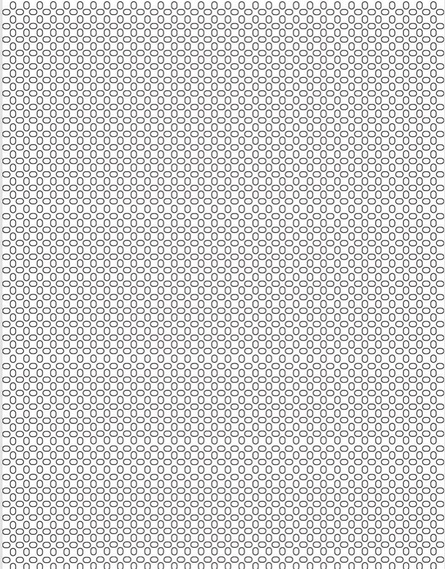
#> input picture images/scheme_empty.jpg, 445 x 569 px, shrunk from 715 x 914 before the run
$ jupyter execute --allow-errors opencv.ipynb
#> lines starting #> are read from the running program, lines starting #| are printed output that depends on the picture; after the words box and inside, x2 and y2 are one past the last pixel; in counts of white or black regions, pixels touching at a corner belong together
[cell 1]
import cv2
import numpy as np
from matplotlib import pyplot as plt

# https://pyimagesearch.com/2015/12/07/local-binary-patterns-with-python-opencv/
# https://www.geeksforgeeks.org/create-local-binary-pattern-of-an-image-using-opencv-python/
# https://docs.opencv.org/4.x/dc/ddd/group__line__descriptor.html

[cell 2]
def plot_image(image: np.ndarray,
               title='{Title}',
               figsize=(15, 10),
               cmap='gray',
               hide_axis=True):

    plt.figure(figsize=figsize)
    plt.title(title)
    plt.imshow(image, cmap=cmap)
    if hide_axis:
        plt.axis('off')
    plt.show()

[cell 3]
def read_img(file_path: str, grayscale: bool = True) -> np.ndarray:
#> called with file_path = 'images/scheme_empty.jpg', grayscale = True
    flags = cv2.IMREAD_GRAYSCALE if grayscale else None
    image = cv2.imread(file_path, flags)
#> image: shape (569, 445); min 70, max 255, mean 210.2

    # Check if image is loaded properly
    if image is None:
        raise ValueError("Image not loaded properly. Check the path and file format.")
    return image

# Extract Pattern

[cell 4]
scheme_image_path = 'images/scheme_empty.jpg'
scheme_example_image_path = 'images/scheme_example.png'
tanjiro_image_path = 'images/Tanjiro.png'

## Raw Scheme

[cell 5]
scheme_image = read_img(scheme_image_path)
plot_image(scheme_image, 'Raw Scheme')

[cell 6]
scheme_image.shape
#> Out = (569, 445)

## Binary Scheme

[cell 7]
_, binary_image = cv2.threshold(scheme_image, 0, 255, cv2.THRESH_OTSU)
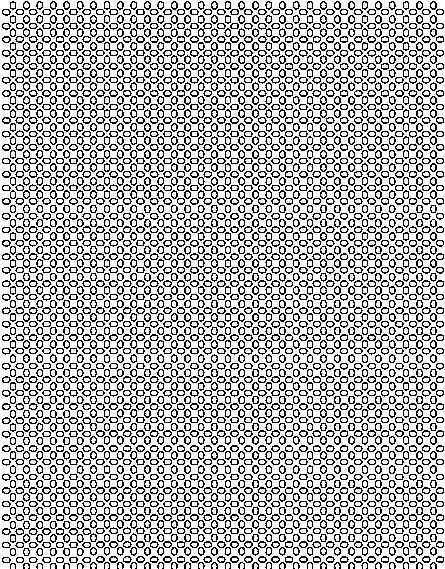
#> binary_image: shape (569, 445); 69.9% white; black in thin lines or dots
plot_image(binary_image, 'Binary Scheme')

## Extract Pattern

[cell 8]
# Высота
n_row_from = 1
n_row_to = 38 + n_row_from # y axis

# Ширина
n_col_from = 2 # x axis
n_col_to = 38 + n_col_from

pattern = binary_image[
    n_row_from:n_row_to,
    n_col_from:n_col_to
].copy()
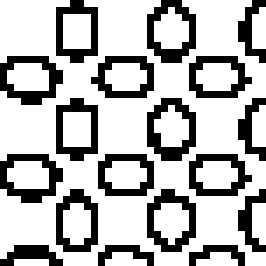
#> pattern: shape (38, 38) (shown 7 times larger); 71.6% white; black in thin lines or dots


fill_value = 0

# pattern[0, :] = fill_value # first row, all cols
# pattern[-1, :] = fill_value # last row, all cols

# pattern[:, 0] = fill_value # all rows, first col
# pattern[:, -1] = fill_value # all rows, last col


plot_image(pattern, 'Pattern', figsize=(5, 5))

## Find contours

#> (a cell that did not finish here is left out)

[cell 10]
contours = cv2.findContours(pattern.copy(),
                            cv2.RETR_LIST,
                            cv2.CHAIN_APPROX_SIMPLE)
#> contours = 27 contours, 18 with area under 20; largest, box (x1, y1, x2, y2) and area: (0, 0, 38, 38) 992, (20, 13, 29, 24) 62, (20, 26, 29, 37) 61, (7, 13, 15, 24) 58, (7, 26, 15, 37) 57

contours = contours[0] if len(contours) == 2 else contours[1]


# cnt = contours[2]
# contour_color = (123, 123, 123)
contour_color = 0 #(123, 123, 123)

# rendered_contours = pattern.copy()

for i, c in enumerate(contours):
    rendered_contours = cv2.drawContours(pattern.copy(), [c], 0, contour_color , -1)
    plot_image(rendered_contours, f'Contour  #{i}', figsize=(4,4))
#> this loop made 27 passes
#> c on passes 1, 4, 14, 15, 24, 25: [[2, 37], [6, 37]], [[36, 29], [36, 33], [37, 34], [37, 29]], [[9, 16], [9, 20], [12, 20], [12, 16]], [[37, 15], [36, 16], [36, 20], [37, 20]], [[9, 2], [9, 6], [12, 6], [12, 2]], [[37, 1], [36, 2], [36, 6], [37, 6]]
#> pass 1, `rendered_contours = cv2.drawContours(pattern.copy(), [c], 0, contour_c..`:
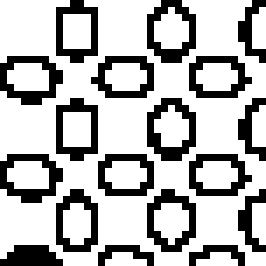
#> rendered_contours: shape (38, 38) (shown 7 times larger); 71.3% white; black in thin lines or dots
#> pass 2, `rendered_contours = cv2.drawContours(pattern.copy(), [c], 0, contour_c..`:
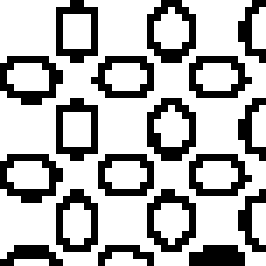
#> rendered_contours: shape (38, 38) (shown 7 times larger); 71% white; black in thin lines or dots
#> pass 3, `rendered_contours = cv2.drawContours(pattern.copy(), [c], 0, contour_c..`:
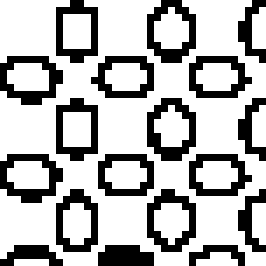
#> rendered_contours: shape (38, 38) (shown 7 times larger); 71% white; black in thin lines or dots
#> after the loop:
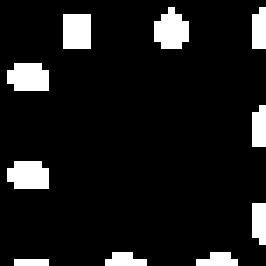
#> rendered_contours: shape (38, 38) (shown 7 times larger); 9.7% white; 10 white regions (6 under 20 px), largest, box (x1, y1, x2, y2) and area: (22, 1, 27, 7) 22, (1, 9, 7, 13) 21, (1, 23, 7, 27) 21, (9, 2, 13, 7) 20

## Get proportions

### Bead shape

[cell 11]
pattern

[cell 12]
selected_contour = contours[3]
#> selected_contour = [[36, 29], [36, 33], [37, 34], [37, 29]]
bead = selected_contour.squeeze()
#> bead = [[36, 29], [36, 33], [37, 34], [37, 29]]
bead_x =  bead[:,0]
#> bead_x = [36, 36, 37, 37]
bead_y =  bead[:,1]
#> bead_y = [29, 33, 34, 29]

[cell 13]
x_min = bead_x.min()
#> x_min = 36
x_max = bead_x.max()
#> x_max = 37

y_min = bead_y.min()
#> y_min = 29
y_max = bead_y.max()
#> y_max = 34

[cell 14]
x_max - x_min, y_max - y_min
#> Out = (1, 5)

[cell 15]
ellipse_prop = (y_max - y_min) / (x_max - x_min)
#> ellipse_prop = 5
ellipse_prop
#> Out = 5

[cell 16]
parray = np.full((x_max - x_min, y_max - y_min), fill_value=(9), dtype=np.uint8)
#> parray = [[9, 9, 9, 9, 9]]
parray

plot_image(parray, figsize=(4,4))
#> in plot_image (call 31), `plt.show()`:
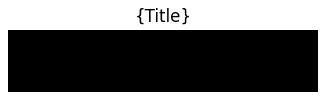
#> figure drawn by matplotlib, 1 panel

[cell 17]
parray
#> Out = [[9, 9, 9, 9, 9]]

[cell 18]
rendered_contours = cv2.drawContours(parray.copy(), [selected_contour], 0, contour_color , 1)
#> rendered_contours = [[9, 9, 9, 9, 9]]

[cell 19]
plot_image(rendered_contours, figsize=(4,4))

## Draw Elliptic bead

[cell 20]
c_x = pattern.shape[0] // 2 - 1
#> c_x = 18
c_y = pattern.shape[0] // 4 - 2
#> c_y = 7
center = (c_x, c_y)
#> center = (18, 7)

scale = 5
size = 2
e_x = int(size * scale // 2)
e_y = int(size * ellipse_prop * scale // 2)
#> e_y = 25

axes = (10, 5)
axes = (e_x, e_y)
#> axes = (5, 25)


ellipse = cv2.ellipse(
    img=pattern.copy(),
    center=center,
    axes=axes,
    angle=0,
    startAngle=0,
    endAngle=360,
    color=(123, 123, 123)
)
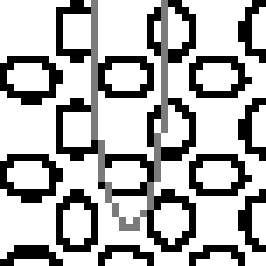
#> ellipse: shape (38, 38) (shown 7 times larger); min 0, max 255, mean 181.6

plot_image(ellipse, figsize=(5,5))

[cell 21]
e_x // 2, e_y // 2
#> Out = (2, 12)
